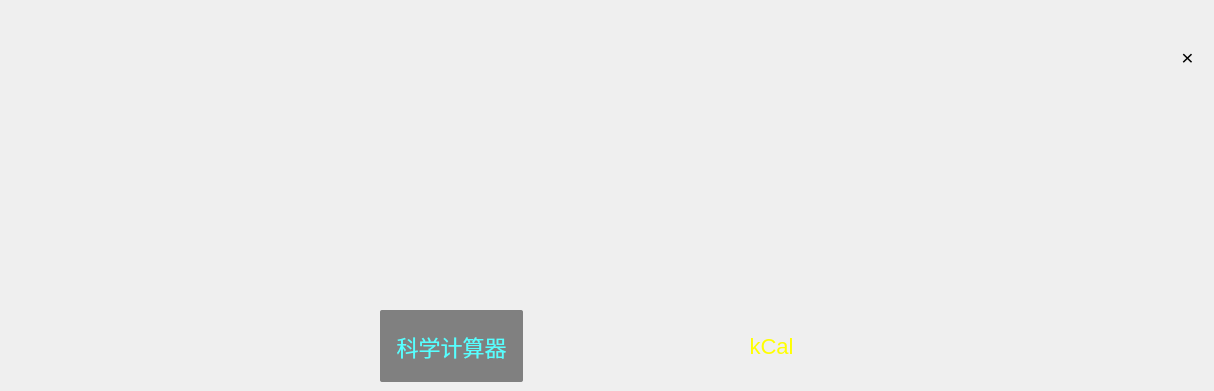
    <widget class="QWidget" name="page1">
     <widget class="QPushButton" name="kexue_Cal">
      <property name="geometry">
       <rect>
        <x>380</x>
        <y>310</y>
        <width>143</width>
        <height>72</height>
       </rect>
      </property>
      <property name="styleSheet">
       <string notr="true">QPushButton {
  min-width:143px;
  max-width:143px;
  min-height:72px;
  max-height:72px;
  border-width: 0px;
  font-size: 22px;
  border-radius: 2px;
  color: rgba(85, 255, 255, 255);
  background-color: gray;
  background-image: url(D:/kCal/icon_pic/Global_Btn_Blue72.png);
}
</string>
      </property>
      <property name="text">
       <string>科学计算器</string>
      </property>
     </widget>
     <widget class="QPushButton" name="king_Cal">
      <property name="geometry">
       <rect>
        <x>700</x>
        <y>310</y>
        <width>143</width>
        <height>72</height>
       </rect>
      </property>
      <property name="cursor">
       <cursorShape>WhatsThisCursor</cursorShape>
      </property>
      <property name="styleSheet">
       <string notr="true">QPushButton {
  min-width:143px;
  max-width:143px;
  min-height:72px;
  max-height:72px;
  border-width: 0px;
  font-size: 22px;
  border-radius: 2px;
  color: rgba(255, 255, 0, 255);
  background-image: url(D:/kCal/icon_pic/Global_Btn_Yellow72.png);
}</string>
      </property>
      <property name="text">
       <string>kCal</string>
      </property>
     </widget>
     <widget class="QPushButton" name="pushButton_quit_2">
      <property name="geometry">
       <rect>
        <x>1170</x>
        <y>40</y>
        <width>35</width>
        <height>35</height>
       </rect>
      </property>
      <property name="font">
       <font>
        <pointsize>-1</pointsize>
       </font>
      </property>
      <property name="styleSheet">
       <string notr="true">QPushButton {
  min-width:35px;
  max-width:35px;
  min-height:35px;
  max-height:35px;
  border-width: 0px;
  font-size: 21px;
  border-radius: 16px;
  background-color: transparent;
}</string>
      </property>
      <property name="text">
       <string>×</string>
      </property>
     </widget>
    </widget>
